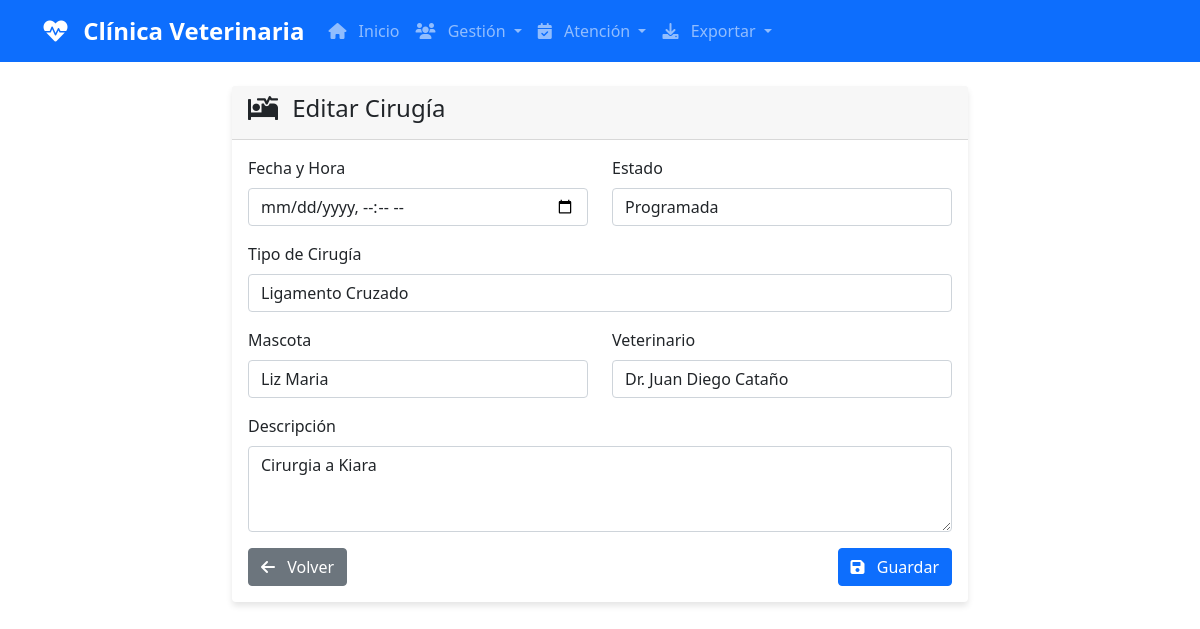
The page /cirugias/1/editar/ on the database its author committed.
### core/models.py (models this page shows, shortened)
class Cirugia(models.Model):
    ESTADOS = [
        ('programada', 'Programada'),
        ('en_proceso', 'En Proceso'),
        ('completada', 'Completada'),
        ('cancelada', 'Cancelada'),
    ]
    fecha = models.DateTimeField()
    tipo_cirugia = models.CharField(max_length=200)
    descripcion = models.TextField()
    estado = models.CharField(max_length=20, choices=ESTADOS, default='programada')
    mascota = models.ForeignKey(Mascota, on_delete=models.CASCADE)
    veterinario = models.ForeignKey(Veterinario, on_delete=models.CASCADE)
    fecha_creacion = models.DateTimeField(auto_now_add=True)
    fecha_actualizacion = models.DateTimeField(auto_now=True)

### core/views.py (the view)
# urls.py: path("cirugias/<int:pk>/editar/", views.cirugia_editar, name="cirugia_editar"),
def cirugia_editar(request, pk):
    cirugia = get_object_or_404(Cirugia, pk=pk)
    form = CirugiaForm(request.POST or None, instance=cirugia)
    if request.method == "POST" and form.is_valid():
        form.save()
        messages.success(request, "Cirugía actualizada exitosamente.")
        return redirect("cirugias_lista")
    return render(request, "cirugia_form.html", {"form": form, "cirugia": cirugia})

### core/forms.py
class CirugiaForm(forms.ModelForm):
    fecha = forms.DateTimeField(
        widget=DateTimeInput(attrs={"type": "datetime-local"})
    )
    class Meta:
        model = Cirugia
        fields = ['fecha', 'tipo_cirugia', 'descripcion', 'estado', 'mascota', 'veterinario']
        widgets = {
            'descripcion': forms.Textarea(attrs={'rows': 3}),
        }

### core/models.py (called while the page is built)
    def __str__(self):
        return self.nombre

    def __str__(self):
        return f"Dr. {self.nombre}"

### templates/cirugia_form.html (shortened to what this page needs)
{% extends "base.html" %}
{% block content %}
<div class="container mt-4">
    <div class="row justify-content-center">
        <div class="col-md-8">
            <div class="card">
                <div class="card-header">
                    <h4>
                        <i class="fas fa-procedures"></i>
                        {% if cirugia %}Editar Cirugía{% else %}Programar Cirugía{% endif %}
                    </h4>
                </div>
                <div class="card-body">
                    <form method="post">
                        <div class="row">
                            <div class="col-md-6">
                                <div class="mb-3">
                                    <label for="{{ form.fecha.id_for_label }}" class="form-label">Fecha y Hora</label>
                                    {{ form.fecha }}
                                </div>
                            </div>
                            <div class="col-md-6">
                                <div class="mb-3">
                                    <label for="{{ form.estado.id_for_label }}" class="form-label">Estado</label>
                                    {{ form.estado }}
                                </div>
                            </div>
                        </div>
                        <div class="mb-3">
                            <label for="{{ form.tipo_cirugia.id_for_label }}" class="form-label">Tipo de Cirugía</label>
                            {{ form.tipo_cirugia }}
                        </div>
                        <div class="row">
                            <div class="col-md-6">
                                <div class="mb-3">
                                    <label for="{{ form.mascota.id_for_label }}" class="form-label">Mascota</label>
                                    {{ form.mascota }}
                                </div>
                            </div>
                            <div class="col-md-6">
                                <div class="mb-3">
                                    <label for="{{ form.veterinario.id_for_label }}" class="form-label">Veterinario</label>
                                    {{ form.veterinario }}
                                </div>
                            </div>
                        </div>
                        <div class="mb-3">
                            <label for="{{ form.descripcion.id_for_label }}" class="form-label">Descripción</label>
                            {{ form.descripcion }}
                        </div>
                        <div class="d-flex justify-content-between">
                            <a href="{% url 'cirugias_lista' %}" class="btn btn-secondary">
                                <i class="fas fa-arrow-left"></i> Volver
                            </a>
                            <button type="submit" class="btn btn-primary">
                                <i class="fas fa-save"></i> Guardar
                            </button>
                        </div>
                    </form>
                </div>
            </div>
        </div>
    </div>
</div>
{% endblock %}

### static/css/estilo.css (style rules this page uses)
.card { box-shadow: 0 4px 6px rgba(0, 0, 0, 0.1); border: none; margin-bottom: 1rem; }
.card-header { font-weight: bold; }
.fas, .far { margin-right: 0.5rem; }
body { padding-bottom: 2rem; }

### rows shown on the page
Cirugia: estado "Programada", tipo_cirugia "Ligamento Cruzado", mascota "Liz Maria", veterinario "Dr. Juan Diego Cataño", descripcion "Cirurgia a Kiara"
